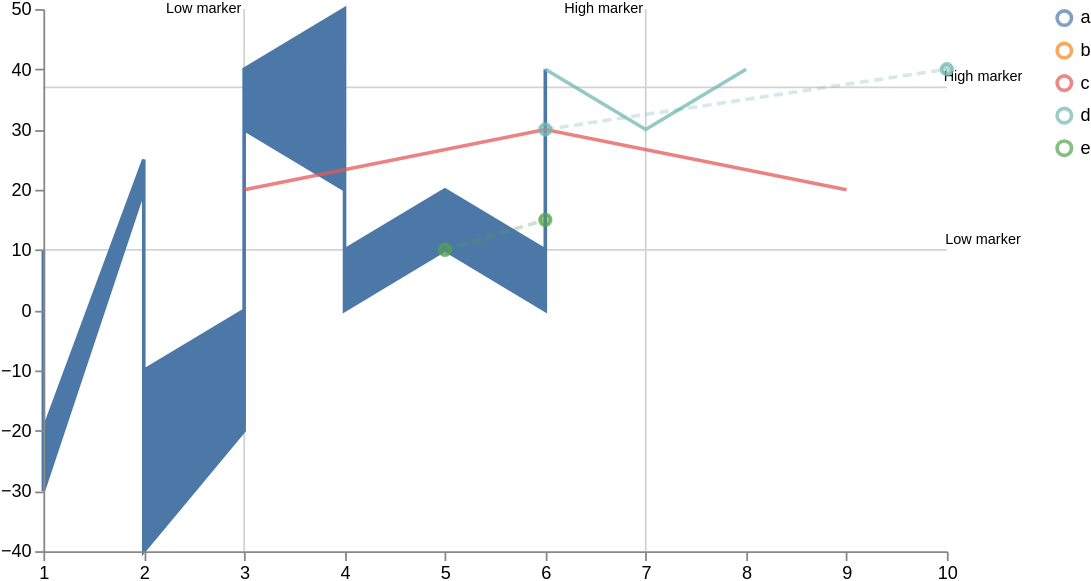

Source (Vega-Lite JSON):
### Vega specification from a JSON file in a GitHub repository (floating-point values rounded to 4 significant figures)
{"$schema": "https://vega.github.io/schema/vega/v5.json", "width": 500, "height": 300, "scales": [{"name": "xscale", "type": "linear", "range": "width", "zero": false, "domain": {"fields": [{"data": "distributions", "field": "timepoint"}, {"data": "traces", "field": "timepoint"}, {"data": "points", "field": "timepoint"}]}}, {"name": "yscale", "type": "linear", "range": "height", "nice": true, "zero": true, "domain": {"fields": [{"data": "distributions", "field": "lower"}, {"data": "distributions", "field": "upper"}, {"data": "traces", "field": "value"}, {"data": "points", "field": "value"}]}}, {"name": "color", "type": "ordinal", "range": "category", "domain": {"fields": [{"data": "distributions", "field": "trajectory"}, {"data": "traces", "field": "trajectory"}, {"data": "points", "field": "trajectory"}], "sort": {"order": "ascending"}}}, {"name": "transparency", "type": "linear", "range": [0.25, 1], "domain": {"fields": [{"data": "distributions", "field": "qlow"}, {"data": "distributions", "field": "high"}], "sort": {"order": "ascending"}}}], "axes": [{"name": "x_axis", "orient": "bottom", "scale": "xscale", "zindex": 100}, {"name": "y_axis", "orient": "left", "scale": "yscale", "zindex": 100}], "signals": [{"name": "clear", "value": true, "on": [{"events": "mouseup[!event.item]", "update": "true", "force": true}]}, {"name": "shift", "value": false, "on": [{"events": "@legendSymbol:click, @legendLabel:click", "update": "event.shiftKey", "force": true}]}, {"name": "clicked", "value": null, "on": [{"events": "@legendSymbol:click, @legendLabel:click", "update": "{value: datum.value}", "force": true}]}, {"name": "clearData", "value": true, "on": [{"events": "mouseup[!event.item]", "update": "true", "force": true}]}, {"name": "clickedData", "value": null, "on": [{"events": "@area:click", "update": "{value: datum.trajectory}", "force": true}]}], "legends": [{"name": "color_legend", "stroke": "color", "encode": {"symbols": {"name": "legendSymbol", "interactive": true, "update": {"fill": {"value": "transparent"}, "strokeWidth": {"value": 2}, "opacity": [{"test": "!length(data('selected')) || indata('selected', 'value', datum.value) || indata('selectedData', 'value', datum.value)", "value": 0.7}, {"value": 0.15}], "size": {"value": 64}}}, "labels": {"name": "legendLabel", "interactive": true, "update": {"opacity": [{"test": "!length(data('selectedData')) || indata('selectedData', 'value', datum.value)", "value": 1}, {"value": 0.25}]}}}}], "marks": [{"type": "group", "zindex": 3, "name": "_points", "from": {"facet": {"name": "points_split", "data": "points", "groupby": "trajectory"}}, "marks": [{"type": "symbol", "name": "_points_symbol", "from": {"data": "points_split"}, "zindex": 3, "encode": {"update": {"x": {"scale": "xscale", "field": "timepoint"}, "y": {"scale": "yscale", "field": "value"}, "size": {"value": 35}, "strokeWidth": {"value": 2}, "fill": {"scale": "color", "field": "trajectory"}, "stroke": {"scale": "color", "field": "trajectory"}, "fillOpacity": [{"test": "!length(data('selected')) || indata('selected', 'value', datum.trajectory)", "value": 0.5}, {"value": 0.15}], "strokeOpacity": [{"test": "!length(data('selected')) || indata('selected', 'value', datum.trajectory)", "value": 0.75}, {"value": 0.15}], "tooltip": {"field": "value"}}, "hover": {"fillOpacity": {"value": 0.9}}}}, {"type": "line", "name": "_points_line", "from": {"data": "points_split"}, "zindex": 3, "encode": {"update": {"x": {"scale": "xscale", "field": "timepoint"}, "y": {"scale": "yscale", "field": "value"}, "strokeWidth": {"value": 2}, "stroke": {"scale": "color", "field": "trajectory"}, "interpolate": {"value": "linear"}, "strokeDash": {"value": [5, 3]}, "strokeOpacity": [{"test": "!length(data('selected')) || indata('selected', 'value', datum.trajectory)", "value": 0.3}, {"value": 0.1}]}, "hover": {"fillOpacity": {"value": 0.9}}}}]}, {"type": "group", "zindex": 2, "name": "_traces", "from": {"facet": {"name": "traces_split", "data": "traces", "groupby": "trajectory"}}, "marks": [{"type": "line", "name": "_traces_lines", "from": {"data": "traces_split"}, "encode": {"update": {"x": {"scale": "xscale", "field": "timepoint"}, "y": {"scale": "yscale", "field": "value"}, "strokeWidth": {"value": 2}, "stroke": {"scale": "color", "field": "trajectory"}, "interpolate": {"value": "linear"}, "strokeOpacity": [{"test": "!length(data('selected')) || indata('selected', 'value', datum.trajectory)", "value": 0.75}, {"value": 0.15}]}, "hover": {"fillOpacity": {"value": 0.9}}}}]}, {"type": "group", "name": "_distributions", "zindex": 1, "from": {"facet": {"name": "trajectory_split", "data": "distributions", "groupby": "trajectory_id"}}, "marks": [{"type": "area", "name": "area", "interactive": true, "from": {"data": "trajectory_split"}, "encode": {"update": {"x": {"scale": "xscale", "field": "timepoint"}, "y": {"scale": "yscale", "field": "upper"}, "y2": {"scale": "yscale", "field": "lower"}, "interpolate": {"value": "linear"}, "strokeWidth": {"value": 2}, "fill": {"scale": "color", "field": "trajectory"}, "stroke": {"scale": "color", "field": "trajectory"}, "fillOpacity": [{"test": "!length(data('selected')) || indata('selected', 'value', datum.trajectory)", "scale": "transparency", "field": "qlow"}, {"value": 0.15}], "strokeOpacity": [{"test": "!length(data('selected')) || indata('selected', 'value', datum.trajectory)", "field": "qlow"}, {"value": 0.15}]}, "hover": {"fillOpacity": {"value": 0.9}}}}]}, {"type": "group", "name": "_markers_v", "marks": [{"type": "rule", "name": "_marker_v text", "from": {"data": "markers_v"}, "encode": {"enter": {"stroke": {"value": "lightgray"}}, "update": {"x": {"scale": "xscale", "field": "axis_value"}, "y2": {"value": 0}, "y": {"signal": "height"}, "opacity": {"value": 1}}}}, {"type": "text", "name": "_marker_v flags", "from": {"data": "_marker_v text"}, "encode": {"enter": {"text": {"field": "datum.label"}, "y": {"value": 0}, "fontSize": {"value": 8}}}, "transform": [{"type": "label", "lineAnchor": "start", "as": ["x", "_y", "opacity", "align", "baseline"], "offset": [1], "size": {"signal": "[width, height]"}}]}]}, {"type": "group", "name": "_markers_h", "marks": [{"type": "rule", "name": "_marker_h text", "from": {"data": "markers_h"}, "encode": {"enter": {"stroke": {"value": "lightgray"}}, "update": {"y": {"scale": "yscale", "field": "axis_value"}, "x2": {"value": 0}, "x": {"signal": "width"}, "opacity": {"value": 1}}}}, {"type": "text", "name": "_marker_h flags", "from": {"data": "_marker_h text"}, "encode": {"enter": {"text": {"field": "datum.label"}, "x": {"signal": "width+20"}, "fontSize": {"value": 8}}}, "transform": [{"type": "label", "lineAnchor": "start", "as": ["_x", "y", "opacity", "align", "baseline"], "offset": [1], "size": {"signal": "[width, height]"}}]}]}], "data": [{"name": "distributions", "values": [{"timepoint": 1, "upper": 10, "lower": 10, "trajectory": "a"}, {"timepoint": 2, "upper": 20, "lower": 25, "trajectory": "a"}, {"timepoint": 4, "upper": 20, "lower": 50, "trajectory": "a"}, {"timepoint": 6, "upper": 0, "lower": 10, "trajectory": "a"}, {"timepoint": 1, "upper": -30, "lower": -20, "trajectory": "b"}, {"timepoint": 5, "upper": 10, "lower": 20, "trajectory": "a"}, {"timepoint": 2, "upper": -40, "lower": -10, "trajectory": "b"}, {"timepoint": 3, "upper": -20, "lower": 0, "trajectory": "b"}, {"timepoint": 3, "upper": 30, "lower": 40, "trajectory": "a"}, {"timepoint": 5, "upper": 10, "lower": 20, "trajectory": "b"}, {"timepoint": 4, "upper": 0, "lower": 10, "trajectory": "b"}, {"timepoint": 6, "upper": 30, "lower": 40, "trajectory": "b"}], "transform": [{"type": "collect", "sort": {"field": ["trajectory_id", "timepoint"]}}]}, {"name": "traces", "values": [{"timepoint": 6, "value": 30, "trajectory": "c"}, {"timepoint": 9, "value": 20, "trajectory": "c"}, {"timepoint": 3, "value": 20, "trajectory": "c"}, {"timepoint": 7, "value": 30, "trajectory": "d"}, {"timepoint": 6, "value": 40, "trajectory": "d"}, {"timepoint": 8, "value": 40, "trajectory": "d"}], "transform": [{"type": "filter", "expr": "isValid(datum.value)"}, {"type": "collect", "sort": {"field": ["trajectory", "timepoint"]}}]}, {"name": "points", "values": [{"timepoint": 6, "value": 30, "trajectory": "d"}, {"timepoint": 10, "value": 40, "trajectory": "d"}, {"timepoint": 5, "value": 10, "trajectory": "e"}, {"timepoint": 6, "value": 15, "trajectory": "e"}]}, {"name": "markers_v", "values": [{"axis_value": 3, "label": "Low marker"}, {"axis_value": 7, "label": "High marker"}]}, {"name": "markers_h", "values": [{"axis_value": 10, "label": "Low marker"}, {"axis_value": 37, "label": "High marker"}]}, {"name": "selected", "on": [{"trigger": "clear", "remove": true}, {"trigger": "!shift", "remove": true}, {"trigger": "!shift && clicked", "insert": "clicked"}, {"trigger": "shift && clicked", "toggle": "clicked"}]}, {"name": "selectedData", "on": [{"trigger": "clearData", "remove": true}, {"trigger": "clickedData", "toggle": "clickedData"}]}]}
